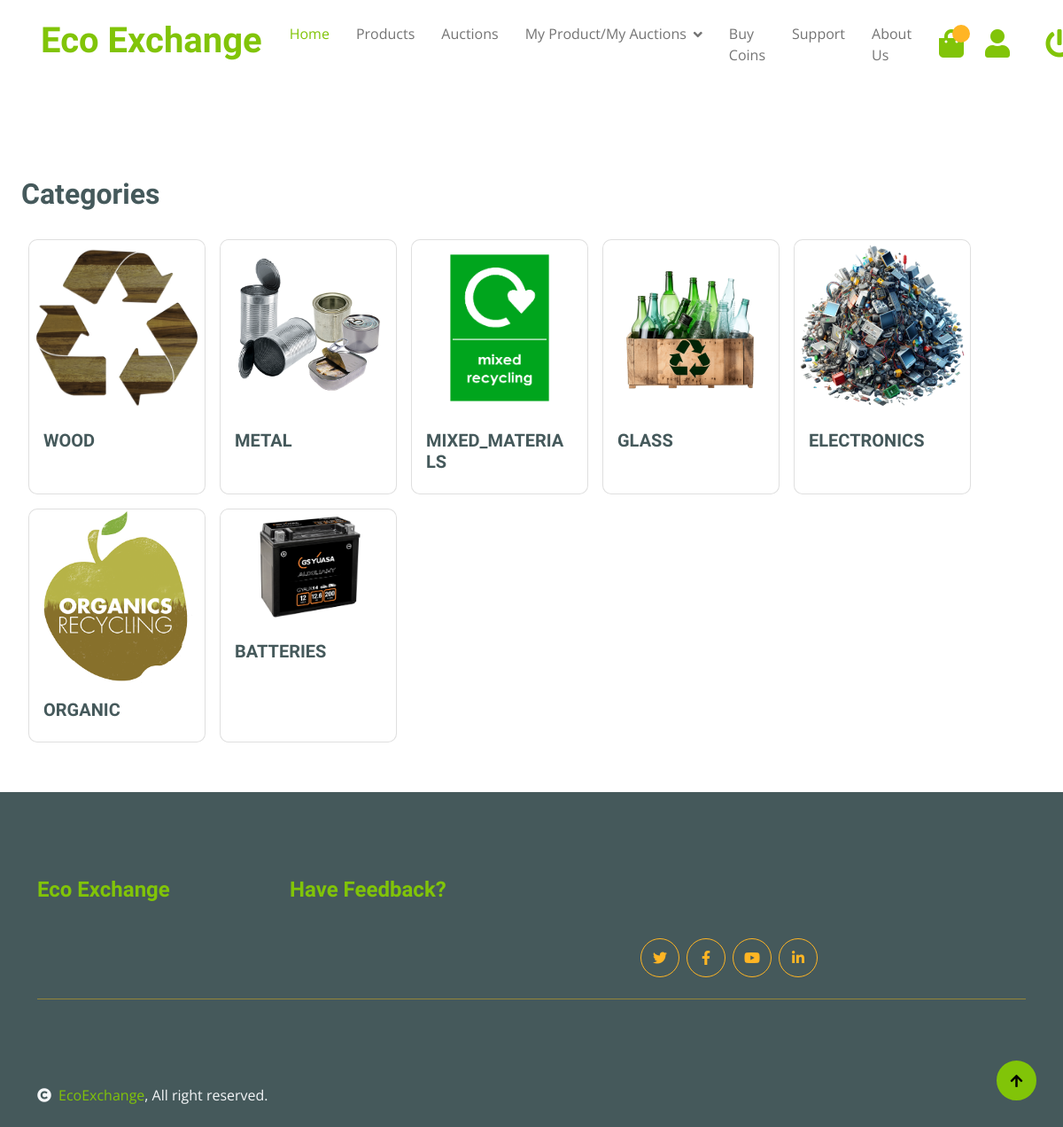
The page / on the database its author committed.
### product/models.py (models this page shows, shortened)
class Product(models.Model):
    CATEGORY_CHOICES = [
        ('PAPER', 'Paper'),
        ('PLASTIC', 'Plastic'),
        ('GLASS', 'Glass'),
        ('METAL', 'Metal'),
        ('ELECTRONICS', 'Electronics'),
        ('ORGANIC', 'Organic'),
        ('TEXTILES', 'Textiles'),
        ('BATTERIES', 'Batteries'),
        ('WOOD', 'Wood'),
        ('RUBBER', 'Rubber'),
        ('MIXED_MATERIALS', 'Mixed Materials'),
    ]
    product_id = models.AutoField(primary_key=True)
    product_name = models.CharField(max_length=255)
    product_description = models.TextField()
    image = models.ImageField(upload_to='img/')
    quantity = models.IntegerField(validators=[MinValueValidator(1)])
    price = models.IntegerField(validators=[MinValueValidator(1)])
    category = models.CharField(max_length=50, choices=CATEGORY_CHOICES)
    user = models.ForeignKey(Member, on_delete=models.CASCADE)

### product/views.py (the view)
def homepage(request):
    distinct_categories = Product.objects.values_list('category', flat=True).distinct()
    return render(request, template_name='product/homepage.html', context={'categories_list': distinct_categories})

### product/templates/product/homepage.html
{% extends 'product/base.html' %}
{% load static %}
{% block body %}
<div class="container-fluid" style="padding-top: 100px;">
    <div class="row">
        <div class="col-lg-12">
            <h2 class="mb-4">Categories</h2>
            <div class="d-flex flex-wrap">
                {% for category in categories_list %}
                <div class="card m-2" style="width: 200px;">
                    <img src="{% static 'product/img/'%}{{ category }}.png" class="card-img-top" alt="{{ category }}">
                    <div class="card-body">
                        <h5 class="card-title">{{ category }}</h5>
                    </div>
                </div>
                {% endfor %}
            </div>
        </div>
    </div>
</div>
{% endblock %}

### rows shown on the page
Product: shows a picture, category "METAL"
Product: shows a picture, category "MIXED_MATERIALS"
Product: shows a picture, category "ELECTRONICS"
Product: shows a picture, category "ORGANIC"
Product: shows a picture, category "BATTERIES"

### other values the page prints
{{ category }} "WOOD" "GLASS"
